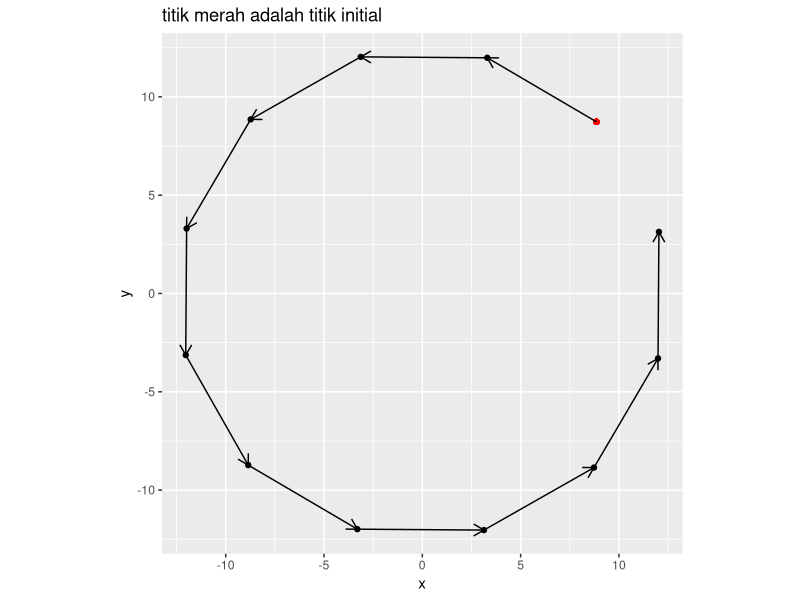
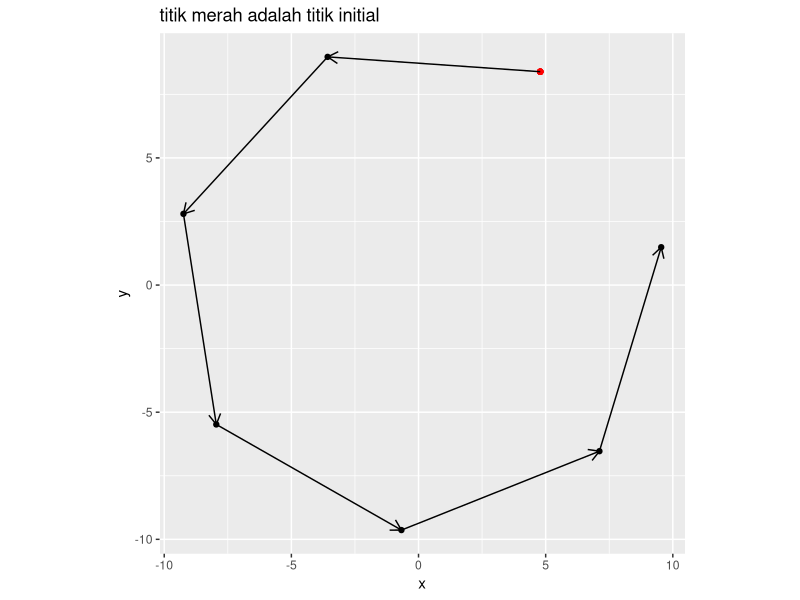
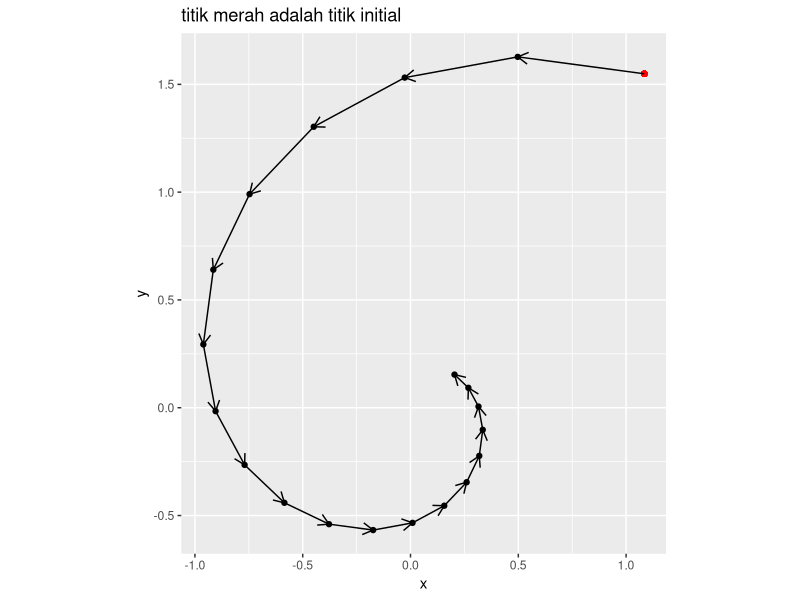
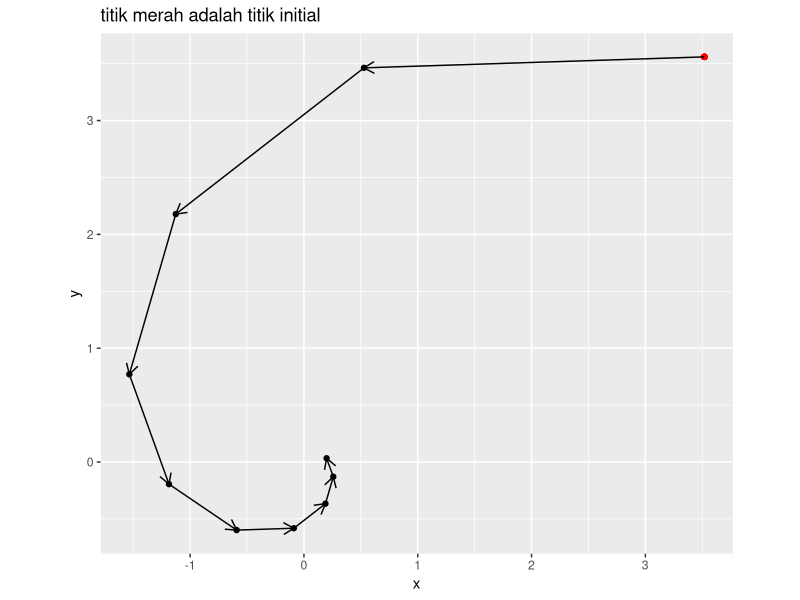
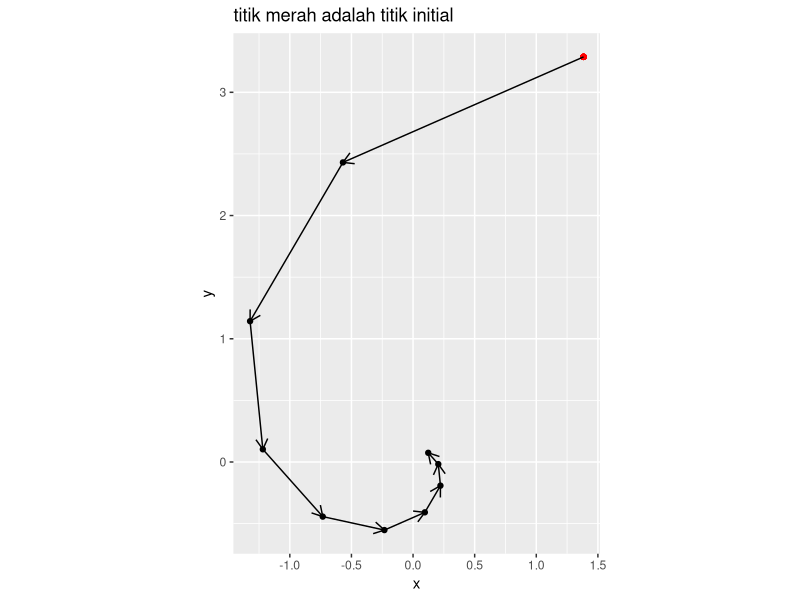

Write the R code that produced these figures, in order.
## ---- chunk 1
rm(list=ls())
options(digits = 4)

library(dplyr)
library(ggplot2)
## ---- chunk 2
# function untuk random titik
rand_titik = function(a,b){
  runif(2,a,b)
}
## ---- chunk 3
# mendefinisikan program
rotasi_kan = function(x0,rot){
  # menghitung theta
  theta = 2*pi/rot

  # definisi matriks rotasi
  A = matrix(c(cos(theta),-sin(theta),
             sin(theta),cos(theta)),
           ncol = 2,byrow = T)
  
  # membuat template
  temp = vector("list")
  temp[[1]] = x0

  # proses rotasi
  for(i in 2:rot){
    xk = A %*% x0
    temp[[i]] = xk
    x0 = xk
  }
  
  # membuat template data frame
  final = data.frame(x = rep(NA,rot),
                     y = rep(NA,rot))
  
  # gabung data dari list
  for(i in 1:rot){
    tempura = temp[[i]]
    final$x[i] = tempura[1]
    final$y[i] = tempura[2]
  }

  # membuat plot
  plot = 
    ggplot() +
    geom_point(aes(x,y),data = final) +
    geom_point(aes(x[1],y[1]),
               data = final,
               color = "red") +
    coord_equal() +
    labs(title = "titik merah adalah titik initial") 
  
  # enrich dengan garis panah
  panah = data.frame(
    x_start = final$x[1:(rot-1)],
    x_end = final$x[2:rot],
    y_start = final$y[1:(rot-1)],
    y_end = final$y[2:rot]
  )
  # menambahkan garis panah ke plot
  plot = 
    plot + 
    geom_segment(aes(x = x_start,
                 xend = x_end,
                 y = y_start,
                 yend = y_end),
                 data = panah,
                 arrow = arrow(length = unit(.3,"cm"))
                 )
  
  # menyiapkan output
  list("Grafik rotasi" = plot,
       "Titik-titik rotasi" = final)
  }
## ---- chunk 4
# uji coba
rot = 12 # berapa banyak rotasi
x0 = rand_titik(0,10) # generate random titik

rotasi_kan(x0,rot)
## ---- chunk 5
# uji coba
rot = 7 # berapa banyak rotasi
x0 = rand_titik(0,10) # generate random titik

rotasi_kan(x0,rot)
## ---- chunk 6
# mendefinisikan program
rotasi_konstraksi_kan = function(x0,rot,r){
  # menghitung theta
  theta = 2*pi/rot

  # definisi matriks rotasi
  A = matrix(c(cos(theta),-sin(theta),
             sin(theta),cos(theta)),
           ncol = 2,byrow = T)
  
  # membuat template
  temp = vector("list")
  temp[[1]] = x0

  # proses rotasi dan konstraksi
  for(i in 2:rot){
    xk = A %*% x0
    xk = r * xk
    temp[[i]] = xk
    x0 = xk
  }
  
  # membuat template data frame
  final = data.frame(x = rep(NA,rot),
                     y = rep(NA,rot))
  
  # gabung data dari list
  for(i in 1:rot){
    tempura = temp[[i]]
    final$x[i] = tempura[1]
    final$y[i] = tempura[2]
  }

  # membuat plot
  plot = 
    ggplot() +
    geom_point(aes(x,y),data = final) +
    geom_point(aes(x[1],y[1]),
               data = final,
               color = "red") +
    coord_equal() +
    labs(title = "titik merah adalah titik initial") 
  
  # enrich dengan garis panah
  panah = data.frame(
    x_start = final$x[1:(rot-1)],
    x_end = final$x[2:rot],
    y_start = final$y[1:(rot-1)],
    y_end = final$y[2:rot]
  )
  # menambahkan garis panah ke plot
  plot = 
    plot + 
    geom_segment(aes(x = x_start,
                 xend = x_end,
                 y = y_start,
                 yend = y_end),
                 data = panah,
                 arrow = arrow(length = unit(.3,"cm"))
                 )
  
  # menyiapkan output
  list("Grafik rotasi" = plot,
       "Titik-titik rotasi" = final)
  }
## ---- chunk 7
# uji coba
rot = 20 # berapa banyak rotasi
x0 = rand_titik(0,4) # generate random titik
r = .9
rotasi_konstraksi_kan(x0,rot,r)
## ---- chunk 8
# uji coba
rot = 10 # berapa banyak rotasi
x0 = rand_titik(0,4) # generate random titik
r = .7
rotasi_konstraksi_kan(x0,rot,r)
## ---- chunk 9
# mendefinisikan program
rotasi_konstraksi_pusat_kan = function(x0,rot,r,x_bintang){
  # menghitung theta
  theta = 2*pi/rot

  # definisi matriks rotasi
  A = matrix(c(cos(theta),-sin(theta),
             sin(theta),cos(theta)),
           ncol = 2,byrow = T)
  
  # membuat template
  temp = vector("list")
  temp[[1]] = x0

  # proses rotasi dan konstraksi
  for(i in 2:rot){
    xk = A %*% (x0-x_bin)
    xk = x_bin + (r * xk)
    temp[[i]] = xk
    x0 = xk
  }
  
  # membuat template data frame
  final = data.frame(x = rep(NA,rot),
                     y = rep(NA,rot))
  
  # gabung data dari list
  for(i in 1:rot){
    tempura = temp[[i]]
    final$x[i] = tempura[1]
    final$y[i] = tempura[2]
  }

  # membuat plot
  plot = 
    ggplot() +
    geom_point(aes(x,y),data = final) +
    geom_point(aes(x[1],y[1]),
               data = final,
               color = "red") +
    coord_equal() +
    labs(title = "titik merah adalah titik initial") 
  
  # enrich dengan garis panah
  panah = data.frame(
    x_start = final$x[1:(rot-1)],
    x_end = final$x[2:rot],
    y_start = final$y[1:(rot-1)],
    y_end = final$y[2:rot]
  )
  # menambahkan garis panah ke plot
  plot = 
    plot + 
    geom_segment(aes(x = x_start,
                 xend = x_end,
                 y = y_start,
                 yend = y_end),
                 data = panah,
                 arrow = arrow(length = unit(.3,"cm"))
                 )
  
  # menyiapkan output
  list("Grafik rotasi" = plot,
       "Titik-titik rotasi" = final)
  }
## ---- chunk 10
# uji coba
rot = 10 # berapa banyak rotasi
x0 = rand_titik(0,4) # generate random titik
x_bintang = c(1,1) # contoh pusat rotasi
r = .7
rotasi_konstraksi_kan(x0,rot,r)
